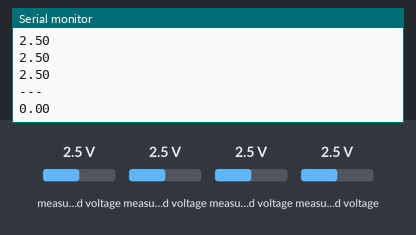
Bench run of a sketch on a simulated Arduino Uno, built with avr-gcc and run on an emulated ATmega328P. Shown: the last lines printed to the serial monitor. Wiring (inferred from the names in the program): I2C bus: SDA A4; SCL A5; ADS1115 converter at I2C address 0x48. Inputs (shaded band) come from the test bench; at power-on: measured voltage 2.5 V.

Above: at 1.2 s.
1.3 s: measured voltage (sensor 200) set to 0.1 V
At 1.7 s:
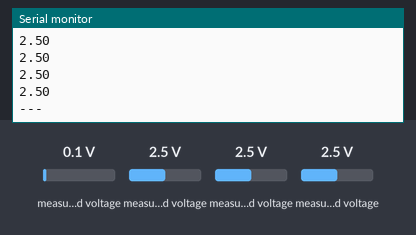
2.8 s: measured voltage (sensor 201) set to 1.2 V
4.3 s: measured voltage (sensor 202) set to 3.8 V
At 5.2 s:
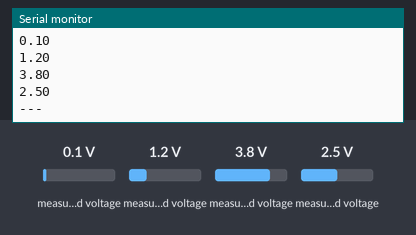
5.8 s: measured voltage (sensor 203) set to 0.1 V
At 6.4 s:
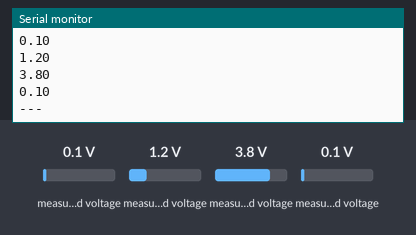
7.3 s: measured voltage (sensor 200) set to 2.5 V
8.8 s: measured voltage (sensor 201) set to 4.9 V
Timing chart, 0 to 11.3 s (numbered marks = the images above; inputs shaded):
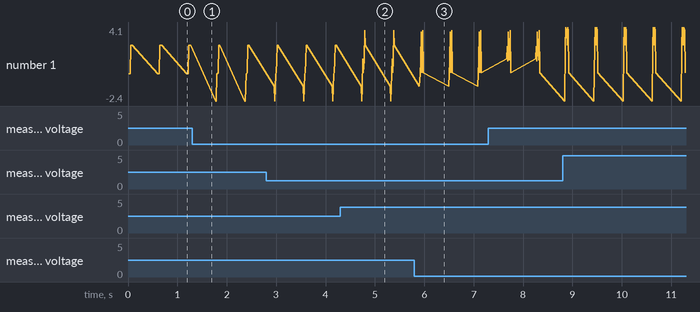

Measured:
- after the input at 4.3 s, the serial monitor: prints a new line after 0.46 s (image 2)
- after the input at 5.8 s, the serial monitor: prints a new line after 0.12 s (image 3)

The sketch:

ads1115.ino
```cpp
/*
 * Elektor project 130485 ADS1115 ADC board.
 *
 * Test project for driver.
 *
 * Author: CPV
 * Date: 29/04/2014
 *
 * Provided as is. Feel free to use, modify, redistribute, etc.
 */

// Include the bit-banged I2C driver.
#include "soft_i2c.h"

// Include the driver definition file.
#include "ads1x1x.h"
// Create an ADC object.
ADS1x1x_config_t my_adc;

int sda_pin = A4;
int scl_pin = A5;

// You must provide this function.
void soft_i2c_delay(void)
{
  delayMicroseconds(5);
}

// You must provide this function.
void soft_i2c_sda_mode(uint8_t value)
{
  if (value==0) pinMode(sda_pin,INPUT); // Use pull-ups on bus.
  else pinMode(sda_pin,OUTPUT);
}

// You must provide this function.
void soft_i2c_sda_write(uint8_t value)
{
  digitalWrite(sda_pin,value);
}

// You must provide this function.
uint8_t soft_i2c_sda_read(void)
{
  return digitalRead(sda_pin);
}

// You must provide this function.
void soft_i2c_scl_write(uint8_t value)
{
  digitalWrite(scl_pin,value);
}


// You must provide this function.
uint8_t ADS1x1x_i2c_start_write(uint8_t i2c_address)
{
  return soft_i2c_start_write(i2c_address);
}

// You must provide this function.
uint8_t ADS1x1x_i2c_write(uint8_t x)
{
  return soft_i2c_write(x);
}

// You must provide this function.
uint8_t ADS1x1x_i2c_start_read(uint8_t i2c_address, uint16_t bytes_to_read)
{
  return soft_i2c_start_read(i2c_address,bytes_to_read);
}

// You must provide this function.
uint8_t ADS1x1x_i2c_read(void)
{
  return soft_i2c_read();
}

// You must provide this function.
uint8_t ADS1x1x_i2c_stop(void)
{
  soft_i2c_stop();
  return 0;
}


void setup(void)
{
  Serial.begin(115200);
  Serial.println("130485 ADS1115 ADC board");
  Serial.println("(c) Elektor, 29/04/2014");
  Serial.println("");

  // Setup bit-banged I2C pins.
  pinMode(sda_pin,OUTPUT);
  pinMode(scl_pin,OUTPUT);

  // Initialise ADC object.
  if (ADS1x1x_init(&my_adc,ADS1115,ADS1x1x_I2C_ADDRESS_ADDR_TO_GND,MUX_SINGLE_0,PGA_4096)==0)
  {
    Serial.println("Could not initialise ADC structure.");
  }
}


void loop(void)
{
  // Loop over all possible input combinations.
  for (unsigned int input=0; input<0x8000; input+=0x1000)
  {
    // Set input before starting conversion.
    ADS1x1x_set_multiplexer(&my_adc,(ADS1x1x_mux_t)input);
    ADS1x1x_start_conversion(&my_adc);
    // Default sample rate is 128 samples/s, i.e. one sample every 7.8 ms.
    delay(8);
    // Display result as voltage (remember, the PGA was set to 4.096 V
    Serial.println((float)ADS1x1x_read(&my_adc)*4.096/32767.0);
    //Serial.println(ADS1x1x_read(&my_adc)); // print raw value
  }
  Serial.println("---");
  delay(500);
}
```

ads1x1x.c
```cpp
/**************************************************************************/
/*!
    @file     ADS1x1x.c
    @author   CPV (Elektor)
    @license  BSD (see license.txt)

    Driver for the ADS101x/ADS111x Sigma-Delta Analog/Digital Converters.

    This started out as a port of the Adafruit library, but ended
    up largely rewritten.

    v1.0 - First release
*/
/**************************************************************************/


#include "ads1x1x.h"


/**************************************************************************/
/*!
    @brief  Writes 16 bits to the specified destination register.
*/
/**************************************************************************/
void ADS1x1x_write_register(uint8_t i2c_address, uint8_t reg, uint16_t value)
{
  ADS1x1x_i2c_start_write(i2c_address);
  ADS1x1x_i2c_write(reg);
  ADS1x1x_i2c_write((uint8_t)(value>>8));
  ADS1x1x_i2c_write((uint8_t)(value&0xff));
  ADS1x1x_i2c_stop();
}

/**************************************************************************/
/*!
    @brief  Read 16 bits from the specified destination register.
*/
/**************************************************************************/
uint16_t ADS1x1x_read_register(uint8_t i2c_address, uint8_t reg)
{
  uint16_t result = 0;
  ADS1x1x_i2c_start_write(i2c_address);
  ADS1x1x_i2c_write(reg);
  ADS1x1x_i2c_stop();
  ADS1x1x_i2c_start_read(i2c_address,2);
  result = ADS1x1x_i2c_read() << 8;
  result |= ADS1x1x_i2c_read();
  ADS1x1x_i2c_stop();
  return result;
}


/**************************************************************************/
/*!
    @brief  Initialise a user-provided ADS1X15 configuration structure.
            The user must provide a valid pointer to an empty
            ADS1x1x_config_t structure.
*/
/**************************************************************************/
uint8_t ADS1x1x_init(ADS1x1x_config_t *p_config, ADS1x1x_chip_t chip, uint8_t i2c_address, ADS1x1x_mux_t input, ADS1x1x_pga_t gain)
{
  uint8_t result = 0;

  if (p_config!=0)
  {
    // Set generic parameters.
    p_config->chip = chip;
    p_config->i2c_address = i2c_address;

    // Set configuration bits for default operation.
    p_config->config = 0;
    ADS1x1x_set_os(p_config,OS_SINGLE);
    ADS1x1x_set_multiplexer(p_config,input);
    ADS1x1x_set_pga(p_config,gain);
    ADS1x1x_set_mode(p_config,MODE_SINGLE_SHOT);
    if (p_config->chip==ADS1013 || p_config->chip==ADS1014 || p_config->chip==ADS1015)
    {
      ADS1x1x_set_data_rate(p_config,DATA_RATE_ADS101x_1600);
    }
    else
    {
      ADS1x1x_set_data_rate(p_config,DATA_RATE_ADS111x_128);
    }
    ADS1x1x_set_comparator_mode(p_config,COMPARATOR_MODE_TRADITIONAL);
    ADS1x1x_set_comparator_polarity(p_config,COMPARATOR_POLARITY_ACTIVE_LO);
    ADS1x1x_set_comparator_latching(p_config,COMPARATOR_NON_LATCHING);
    ADS1x1x_set_comparator_queue(p_config,COMPARATOR_QUEUE_NONE);

    result = 1;
  }

  return result;
}


/**************************************************************************/
/*!
    @brief  Start an ADC conversion cycle.
            The user must provide a valid pointer to a
            correctly filled ADS1x1x_config_t structure.
*/
/**************************************************************************/
void ADS1x1x_start_conversion(ADS1x1x_config_t *p_config)
{
  // Write configuration to the ADC.
  ADS1x1x_write_register(p_config->i2c_address,ADS1x1x_REG_POINTER_CONFIG,p_config->config);
}


/**************************************************************************/
/*!
    @brief  Read the ADC conversion result.
            The user must provide a valid pointer to a
            correctly filled ADS1x1x_config_t structure.
*/
/**************************************************************************/
int16_t ADS1x1x_read(ADS1x1x_config_t *p_config)
{
  // Read the conversion result.
  int16_t result = (int16_t)ADS1x1x_read_register(p_config->i2c_address,ADS1x1x_REG_POINTER_CONVERSION);
  // Adjust for ADC resolution if needed.
  if (p_config->chip==ADS1013 || p_config->chip==ADS1014 || p_config->chip==ADS1015)
  {
    result >>= 4;
  }
  return result;
}


void ADS1x1x_set_threshold_lo(ADS1x1x_config_t *p_config, uint16_t value)
{
  if (p_config->chip==ADS1013 || p_config->chip==ADS1014 || p_config->chip==ADS1015)
  {
    value <<= 4;
  }
  ADS1x1x_write_register(p_config->i2c_address,ADS1x1x_REG_POINTER_LO_THRESH,value);
}


void ADS1x1x_set_threshold_hi(ADS1x1x_config_t *p_config, uint16_t value)
{
  if (p_config->chip==ADS1013 || p_config->chip==ADS1014 || p_config->chip==ADS1015)
  {
    value <<= 4;
  }
  ADS1x1x_write_register(p_config->i2c_address,ADS1x1x_REG_POINTER_HI_THRESH,value);
}


void ADS1x1x_set_config_bitfield(ADS1x1x_config_t *p_config, uint16_t value, uint16_t mask)
{
  p_config->config &= ~mask;
  p_config->config |= (value & mask);
}


void ADS1x1x_set_os(ADS1x1x_config_t *p_config, ADS1x1x_os_t value)
{
  ADS1x1x_set_config_bitfield(p_config,(uint16_t)value,ADS1x1x_REG_CONFIG_OS_MASK);
}


void ADS1x1x_set_multiplexer(ADS1x1x_config_t *p_config, ADS1x1x_mux_t value)
{
  ADS1x1x_set_config_bitfield(p_config,(uint16_t)value,ADS1x1x_REG_CONFIG_MULTIPLEXER_MASK);
}


void ADS1x1x_set_pga(ADS1x1x_config_t *p_config, ADS1x1x_pga_t value)
{
  ADS1x1x_set_config_bitfield(p_config,(uint16_t)value,ADS1x1x_REG_CONFIG_PGA_MASK);
}


void ADS1x1x_set_mode(ADS1x1x_config_t *p_config, ADS1x1x_mode_t value)
{
  ADS1x1x_set_config_bitfield(p_config,(uint16_t)value,ADS1x1x_REG_CONFIG_MODE_MASK);
}


void ADS1x1x_set_data_rate(ADS1x1x_config_t *p_config, ADS1x1x_data_rate_t value)
{
  ADS1x1x_set_config_bitfield(p_config,(uint16_t)value,ADS1x1x_REG_CONFIG_DATA_RATE_MASK);
}


void ADS1x1x_set_comparator_mode(ADS1x1x_config_t *p_config, ADS1x1x_comparator_mode_t value)
{
  ADS1x1x_set_config_bitfield(p_config,(uint16_t)value,ADS1x1x_REG_CONFIG_COMPARATOR_MODE_MASK);
}


void ADS1x1x_set_comparator_polarity(ADS1x1x_config_t *p_config, ADS1x1x_comparator_polarity_t value)
{
  ADS1x1x_set_config_bitfield(p_config,(uint16_t)value,ADS1x1x_REG_CONFIG_COMPARATOR_POLARITY_MASK);
}


void ADS1x1x_set_comparator_latching(ADS1x1x_config_t *p_config, ADS1x1x_comparator_latching_t value)
{
  ADS1x1x_set_config_bitfield(p_config,(uint16_t)value,ADS1x1x_REG_CONFIG_COMPARATOR_LATCHING_MASK);
}


void ADS1x1x_set_comparator_queue(ADS1x1x_config_t *p_config, ADS1x1x_comparator_queue_t value)
{
  ADS1x1x_set_config_bitfield(p_config,(uint16_t)value,ADS1x1x_REG_CONFIG_COMPARATOR_QUEUE_MASK);
}
```

ads1x1x.h
```cpp
/**************************************************************************/
/*!
    @file     ADS1x1x.h
    @author   CPV (Elektor)
    @license  BSD (see license.txt)

    Driver for the ADS101x/ADS111x Sigma-Delta Analog/Digital Converters.

    This started out as a port of the Adafruit library, but ended
    up largely rewritten.

    v1.0 - First release
*/
/**************************************************************************/

#ifndef __ADS1x1x_H__
#define __ADS1x1x_H__


#ifdef __cplusplus
extern "C" {
#endif

#include <stdint.h>


// I2C stubs, implementations to be provided by the user.
extern uint8_t ADS1x1x_i2c_start_write(uint8_t i2c_address);
extern uint8_t ADS1x1x_i2c_write(uint8_t x);
extern uint8_t ADS1x1x_i2c_start_read(uint8_t i2c_address, uint16_t bytes_to_read);
extern uint8_t ADS1x1x_i2c_read(void);
extern uint8_t ADS1x1x_i2c_stop(void);


// I2C definitions.
#define ADS1x1x_I2C_ADDRESS_ADDR_TO_GND  (0x48)
#define ADS1x1x_I2C_ADDRESS_ADDR_TO_VCC  (0x49)
#define ADS1x1x_I2C_ADDRESS_ADDR_TO_SDA  (0x4a)
#define ADS1x1x_I2C_ADDRESS_ADDR_TO_SCL  (0x4b)

// Chip "pointer" registers
#define ADS1x1x_REG_POINTER_MASK  (0x03)
#define ADS1x1x_REG_POINTER_CONVERSION  (0x00)
#define ADS1x1x_REG_POINTER_CONFIG  (0x01)
#define ADS1x1x_REG_POINTER_LO_THRESH  (0x02)
#define ADS1x1x_REG_POINTER_HI_THRESH  (0x03)

// Config register masks
#define ADS1x1x_REG_CONFIG_OS_MASK  (0x8000)
#define ADS1x1x_REG_CONFIG_MULTIPLEXER_MASK  (0x7000)
#define ADS1x1x_REG_CONFIG_PGA_MASK  (0x0E00)
#define ADS1x1x_REG_CONFIG_MODE_MASK  (0x0100)
#define ADS1x1x_REG_CONFIG_DATA_RATE_MASK  (0x00E0)
#define ADS1x1x_REG_CONFIG_COMPARATOR_MODE_MASK  (0x0010)
#define ADS1x1x_REG_CONFIG_COMPARATOR_POLARITY_MASK  (0x0008)
#define ADS1x1x_REG_CONFIG_COMPARATOR_LATCHING_MASK  (0x0004)  // Determines if ALERT/RDY pin latches once asserted
#define ADS1x1x_REG_CONFIG_COMPARATOR_QUEUE_MASK  (0x0003)

// Config register bits
#define ADS1x1x_REG_CONFIG_OS_IDLE  (0x8000)  // Read: bit = 1 when device is not performing a conversion

// The chips that we know of.
typedef enum
{
  ADS1013,
  ADS1014,
  ADS1015,
  ADS1113,
  ADS1114,
  ADS1115
}
ADS1x1x_chip_t;


// The following enums are to be used with the configuration functions.

typedef enum
{
  OS_SINGLE = 0x8000  // Single-conversion
}
ADS1x1x_os_t;

typedef enum
{
  MUX_DIFF_0_1 = 0x0000,  // Differential P = AIN0, N = AIN1 (default)
  MUX_DIFF_0_3 = 0x1000,  // Differential P = AIN0, N = AIN3
  MUX_DIFF_1_3 = 0x2000,  // Differential P = AIN1, N = AIN3
  MUX_DIFF_2_3 = 0x3000,  // Differential P = AIN2, N = AIN3
  MUX_SINGLE_0 = 0x4000,  // Single-ended AIN0
  MUX_SINGLE_1 = 0x5000,  // Single-ended AIN1
  MUX_SINGLE_2 = 0x6000,  // Single-ended AIN2
  MUX_SINGLE_3 = 0x7000   // Single-ended AIN3
}
ADS1x1x_mux_t;

typedef enum
{
  PGA_6144 = 0x0000,  // +/-6.144V range = Gain 2/3
  PGA_4096 = 0x0200,  // +/-4.096V range = Gain 1
  PGA_2048 = 0x0400,  // +/-2.048V range = Gain 2 (default)
  PGA_1024 = 0x0600,  // +/-1.024V range = Gain 4
  PGA_512 = 0x0800,  // +/-0.512V range = Gain 8
  PGA_256 = 0x0A00  // +/-0.256V range = Gain 16
}
ADS1x1x_pga_t;

typedef enum
{
  MODE_CONTINUOUS = 0x0000,  // Continuous conversion mode
  MODE_SINGLE_SHOT = 0x0100  // Power-down single-shot mode (default)
}
ADS1x1x_mode_t;

typedef enum
{
  // ADS101x
  DATA_RATE_ADS101x_128 = 0x0000,  // 128 samples per second
  DATA_RATE_ADS101x_250 = 0x0020,  // 250 samples per second
  DATA_RATE_ADS101x_490 = 0x0040,  // 490 samples per second
  DATA_RATE_ADS101x_920 = 0x0060,  // 920 samples per second
  DATA_RATE_ADS101x_1600 = 0x0080,  // 1600 samples per second (default)
  DATA_RATE_ADS101x_2400 = 0x00a0,  // 2400 samples per second
  DATA_RATE_ADS101x_3300 = 0x00c0,  // 3300 samples per second
  // ADS111x
  DATA_RATE_ADS111x_8 = 0x0000,  // 8 samples per second
  DATA_RATE_ADS111x_16 = 0x0020,  // 16 samples per second
  DATA_RATE_ADS111x_32 = 0x0040,  // 32 samples per second
  DATA_RATE_ADS111x_64 = 0x0060,  // 64 samples per second
  DATA_RATE_ADS111x_128 = 0x0080,  // 128 samples per second (default)
  DATA_RATE_ADS111x_250 = 0x00a0,  // 250 samples per second
  DATA_RATE_ADS111x_475 = 0x00c0,  // 475 samples per second
  DATA_RATE_ADS111x_860 = 0x00e0  // 860 samples per second
}
ADS1x1x_data_rate_t;

typedef enum
{
  COMPARATOR_MODE_TRADITIONAL = 0x0000,  // Traditional comparator with hysteresis (default)
  COMPARATOR_MODE_WINDOW = 0x0010  // Window comparator
}
ADS1x1x_comparator_mode_t;

typedef enum
{
  COMPARATOR_POLARITY_ACTIVE_LO = 0x0000,  // ALERT/RDY pin is low when active (default)
  COMPARATOR_POLARITY_ACTIVE_HI = 0x0008  // ALERT/RDY pin is high when active
}
ADS1x1x_comparator_polarity_t;

typedef enum
{
  COMPARATOR_NON_LATCHING = 0x0000,  // Non-latching comparator (default)
  COMPARATOR_LATCHING = 0x0004  // Latching comparator
}
ADS1x1x_comparator_latching_t;

typedef enum
{
  COMPARATOR_QUEUE_1 = 0x0000,  // Assert ALERT/RDY after one conversions
  COMPARATOR_QUEUE_2 = 0x0001,  // Assert ALERT/RDY after two conversions
  COMPARATOR_QUEUE_4 = 0x0002,  // Assert ALERT/RDY after four conversions
  COMPARATOR_QUEUE_NONE = 0x0003  // Disable the comparator and put ALERT/RDY in high state (default)
}
ADS1x1x_comparator_queue_t;


// You must declare this structure somewhere to use the ADC.
// You can have as many as you like.
typedef struct
{
  ADS1x1x_chip_t chip;
  uint8_t i2c_address;
  uint16_t config;
}
ADS1x1x_config_t;

// Easy usage:
// Call this at startup:
uint8_t ADS1x1x_init(ADS1x1x_config_t *p_config, ADS1x1x_chip_t chip, uint8_t i2c_address, ADS1x1x_mux_t input, ADS1x1x_pga_t gain);
// Then call:
void ADS1x1x_start_conversion(ADS1x1x_config_t *p_config);
// ... and wait a bit before calling this:
int16_t ADS1x1x_read(ADS1x1x_config_t *p_config);

// Configuration methods to call before calling ADS1x1x_start_conversion.
void ADS1x1x_set_threshold_lo(ADS1x1x_config_t *p_config, uint16_t value);
void ADS1x1x_set_threshold_hi(ADS1x1x_config_t *p_config, uint16_t value);
void ADS1x1x_set_os(ADS1x1x_config_t *p_config, ADS1x1x_os_t value);
void ADS1x1x_set_multiplexer(ADS1x1x_config_t *p_config, ADS1x1x_mux_t value);
void ADS1x1x_set_pga(ADS1x1x_config_t *p_config, ADS1x1x_pga_t value);
void ADS1x1x_set_mode(ADS1x1x_config_t *p_config, ADS1x1x_mode_t value);
void ADS1x1x_set_data_rate(ADS1x1x_config_t *p_config, ADS1x1x_data_rate_t value);
void ADS1x1x_set_comparator_mode(ADS1x1x_config_t *p_config, ADS1x1x_comparator_mode_t value);
void ADS1x1x_set_comparator_polarity(ADS1x1x_config_t *p_config, ADS1x1x_comparator_polarity_t value);
void ADS1x1x_set_comparator_latching(ADS1x1x_config_t *p_config, ADS1x1x_comparator_latching_t value);
void ADS1x1x_set_comparator_queue(ADS1x1x_config_t *p_config, ADS1x1x_comparator_queue_t value);

// Full control access.
void ADS1x1x_write_register(uint8_t i2c_address, uint8_t reg, uint16_t value);
uint16_t ADS1x1x_read_register(uint8_t i2c_address, uint8_t reg);
void ADS1x1x_set_config_bitfield(ADS1x1x_config_t *p_config, uint16_t value, uint16_t mask);


#ifdef __cplusplus
}
#endif

#endif // __ADS1x1x_H__
```

Source omitted: soft_i2c.c (4311 bytes), soft_i2c.h (2624 bytes)
